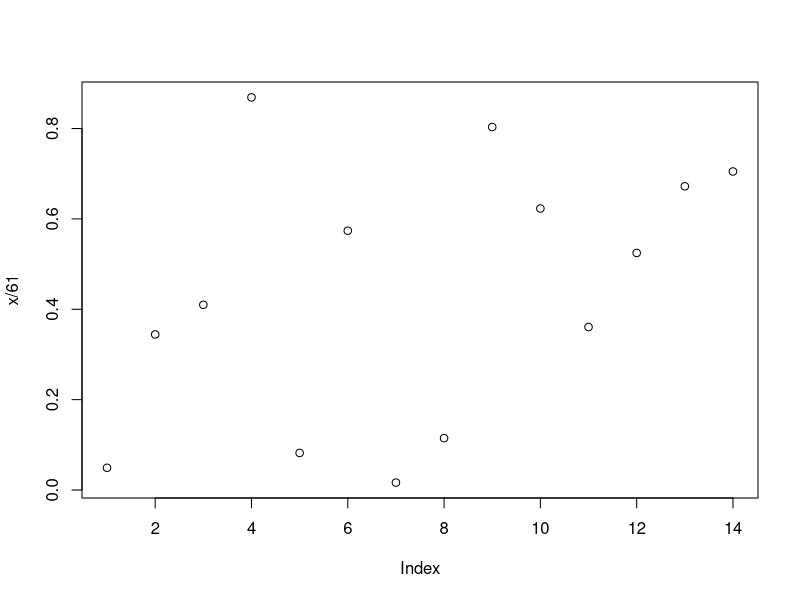
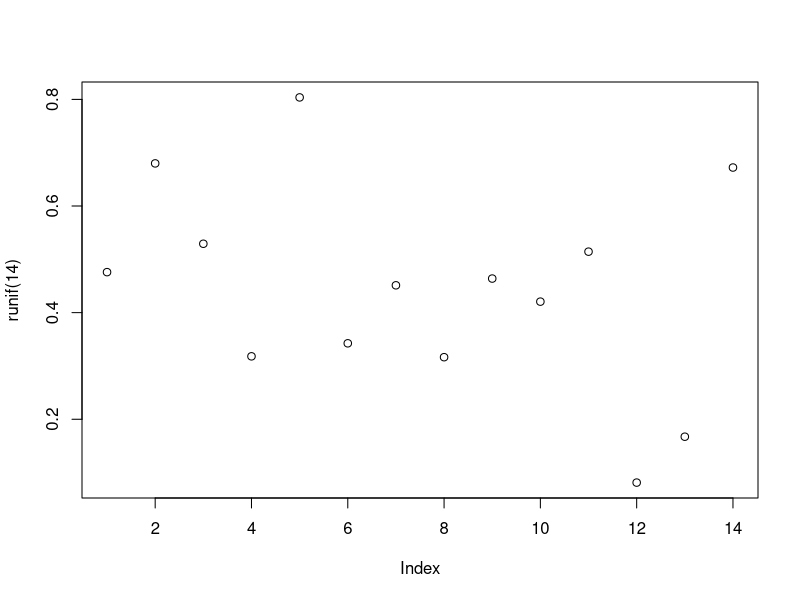
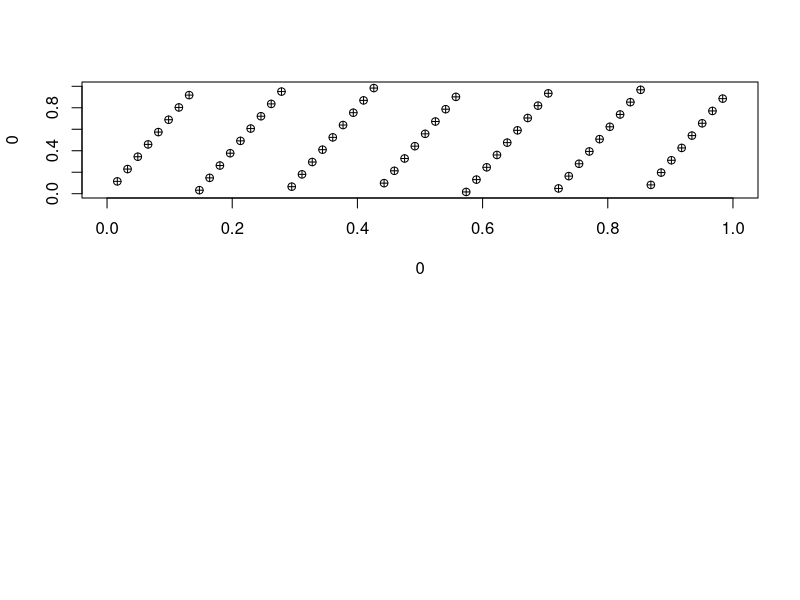

R code for these plots, in order: (Note: this script raises an error after producing the figures.)
#### Simulation Chapter 25
# prime modulus multiplicative linear congruential generator

# with a, m and x0

x = numeric(14) # list must have length(mod) because generator is full period
x[1] = 3 # set as seed
for (i in 2:14) x[i] = (7 * x[i - 1]) %% 61
print(x)
# notice how the list went back to the seed

plot(x/61)
plot(runif(14))


par(mfrow = c(2,1))
x = numeric(60) # list must have length(mod) because generator is full period
x[1] = 3 # set as seed
for (i in 2:60) x[i] = (7 * x[i - 1]) %% 61
u = x/61
plot(0, 0, type = 'n', xlim = c(0,1), ylim = c(0,1))
for (i in 2:60) points(u[i - 1], u[i], pch = 10)
points(u[60], u[1], pch = 10) # plot for pairs of random numbers


u = runif(60)
plot(0, 0, type = 'n', xlim = c(0,1), ylim = c(0.1))
for (i in 2:60) points(u[i - 1], u[i], pch = 10)
points(u[60], u[1], pch = 10)
par(mfrow = c(1,1))


### Monte Carlo for alternating men and women in 5 chairs
nrep = 100000
count = 0
for (i in 1:nrep) {
  x = sample(5)
  if (x[1] * x[3] * x[5] == 15) count = count + 1
} # 15 is from the position of the odd numbers; odd = male
print(count/nrep)


### Monte Carlo simulating the probability of rolling a ten in 3 fair dice
nrep = 1000000
count = 0
for (i in 1:nrep) {
  roll = sample(1:6, 3, replace = T)
  if (sum(roll) == 10) count = count + 1
}
print(count/nrep)



### Urn exercise
set.seed(4)
nrep = 100000
count = 0
for (i in 1:nrep){
urn1 = c(0, 0, 0, 1, 1)
urn2 = c(0, 1, 1, 1)
x = sample(5, 1) # index for urn1 first ball
urn2 = c(urn2, urn1[x]) # transfer ball from urn1 to urn2
y = sample(5, 1) # set y as index of urn 2 ball picked
urn1[x] = urn2[y] # transfer from urn2 to urn1
if (sample(urn1, 1)==1) count = count + 1
}
print(count/nrep)




### calculate 90th percentile between 2 points
nrep = 4000000
x1 = runif(nrep)
x2 = runif(nrep)
y1 = runif(nrep)
y2 = runif(nrep)
d = sqrt((x1 - x2)^2 + (y1 - y2)^2)
sort(d)[0.9 * nrep] # sort results based on the 90th percentile

for (i in 1:20) {
  plot(runif(2), runif(2), pch = 19, xlim = c(0,1), ylim = c(0,1), type = 'o')
  Sys.sleep(1)
}




################################################




### Exercise 25.2
nrep = 100000
count = 0
for (i in 1:nrep){
  roll = sample(1:6, 6, replace = T) # 6 faces, 6 rolls. no replace
  if (roll == sample(c(1, 2, 3, 4, 5, 6))) count = count + 1
}
print(count/nrep)
print(count)
#print(roll) # check the rolls for verification


### Exercise 25.3
nrep = 100000
count = 0
set.seed(4)
for (i in 1:nrep) {
  x = sample(rep(c('x', 'y'), c(40, 10)))
  if(any(head(x, -1) == 'y' & tail(x, -1) == 'y')) count = count + 1
}
print(1 - (count/nrep))


#### 25.4
set.seed(3)
nrep = 500000
count = 0
for (i in 1:nrep) {
  roll = sample(6, 5, replace = T)
  if (sum(roll[1:3])==3 | sum(roll[2:4])==3 | sum(roll[3:5])==3) count = count + 1
}
print(count/nrep)


#### 25.10
nrep = 100000
count = 0
for (i in 1:nrep) {
  x = sample(6, 5, replace = T)
  if (min(x) >= 2) count = count + 1
}
print(count/nrep)


##### 26.2
hist(precip)
n = length(precip)
xbar = mean(precip)
critv = qt(1 - 0.1/2, n - 1)
sdev = sd(precip)
se = sdev/sqrt(n)
half = critv * se
xbar + c(-1, 1) * half
